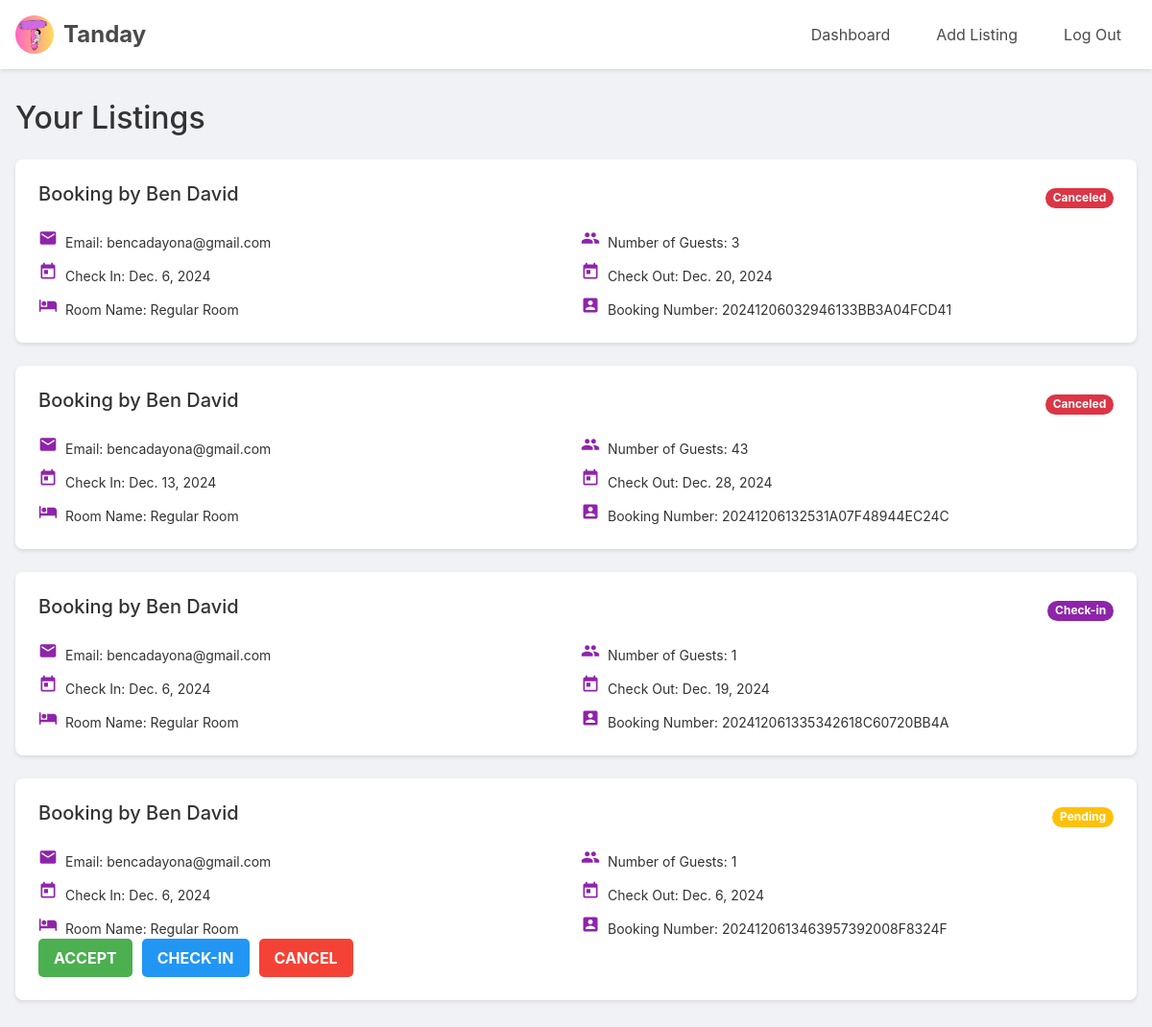
The page /viewBooks/1/ (signed in) on the database its author committed.
### api/models.py (models this page shows, shortened)
class Booking(models.Model):
    STATUS_CHOICES = [
        ("Pending", "Pending"),
        ("Canceled", "Canceled"),
        ("Accepted", "Accepted"),
        ("Check-in", "Check-in"),
        ("Check-out", "Check-out"),
    ]
    user = models.ForeignKey(User, on_delete=models.CASCADE, null=True, blank=True)
    name = models.CharField(max_length=100)
    email = models.EmailField()
    check_in = models.DateField(null=True, blank=True)
    check_out = models.DateField(null=True, blank=True)
    guests = models.IntegerField()
    room = models.ForeignKey(Rooms, on_delete=models.CASCADE)
    booking_number = models.CharField(max_length=12, editable=False, default=timezone.now().strftime('%Y%m%d%H%M%S') + uuid.uuid4().hex[:14].upper())
    status = models.CharField(max_length=10, choices=STATUS_CHOICES, default="Pending")
    isReviewed = models.BooleanField(default=False)

class Rooms(models.Model):
    name = models.CharField(max_length=100)
    number_of_beds = models.IntegerField()
    price = models.FloatField()
    listing = models.ForeignKey('Listing', on_delete=models.CASCADE)
    available_room = models.IntegerField(default=1)

### api/views.py (the view)
# urls.py: path('viewBooks/<int:listing_id>/', viewBooks, name='viewBooks'),
@login_required
def viewBooks(request,listing_id):
        bookings = Booking.objects.filter(room__listing__id=listing_id , room__listing__hotel_owner = request.user)
        context = {'bookings':bookings,
                }
        return render(request, 'viewHotelBooks.html',context )

### api/templates/viewHotelBooks.html (shortened to what this page needs)
{% extends 'hotel_base.html' %}
{% load static %}
{% load static %}
{% block content %}
    <main class="container">
        <h1>Your Listings</h1>
        <div class="listings">
            {% for booking in bookings %}
                {% if booking.status != 'Check-out' %}
                <div class="list-info">
                    <div class="booking-header">
                        <h2>Booking by {{booking.name}}</h2>
                        <span class="badge
                            {% if booking.status == 'Pending' %} bg-warning
                            {% elif booking.status == 'Canceled' %} bg-danger
                            {% elif booking.status == 'Accepted' %} bg-success
                            {% elif booking.status == 'Check-in' %} bg-purple
                            {% elif booking.status == 'Check-out' %} bg-black
                            {% else %} bg-black
                            {% endif %}
                            text-white rounded-pill">
                            {{ booking.status }}
                        </span>
                    </div>
                    <div class="info-grid">
                        <span class="info-item email">Email: {{booking.email}}</span>
                        <span class="info-item guests">Number of Guests: {{booking.guests}}</span>
                        <span class="info-item check-in">Check In: {{booking.check_in}}</span>
                        <span class="info-item check-out">Check Out: {{booking.check_out}}</span>
                        <span class="info-item room">Room Name: {{booking.room.name}}</span>
                        <span class="info-item booking-number">Booking Number: {{booking.booking_number}}</span>
                    </div>
                    <form method="POST" action="{% url 'accept' booking.id %}">
                        {% if booking.status != 'Canceled' and booking.status != 'Check-in' %}
                        <div class="button-container">
                            <button type="submit" name="accept_button" class="btn btn-accept">Accept</button>
                            <button type="submit" name="check_in_button" class="btn btn-check-in">Check-in</button>
                            <button type="submit" name="cancel_button" class="btn btn-cancel">Cancel</button>
                        </div>
                        {% endif %}
                    </form>
                </div>
                {% endif %}
            {% empty %}
                <p>No listings available.</p>
            {% endfor %}
        </div>
    </main>
    {% endblock %}

### api/templates/viewHotelBooks.html (style rules this page uses)
.container { max-width: 1200px; margin: 0 auto; padding: 0 1rem; }
main { padding: 2rem 0; }
h1 { font-size: 2rem; color: #333; margin-bottom: 1.5rem; }
.listings { display: flex; flex-direction: column; gap: 1.5rem; }
.list-info { background-color: #ffffff; border-radius: 8px; box-shadow: 0 2px 4px rgba(0,0,0,0.1); padding: 1.5rem; }
.booking-header { display: flex; justify-content: space-between; align-items: center; margin-bottom: 1rem; }
.booking-header h2 { font-size: 1.25rem; color: #333; }
.info-grid { display: grid; grid-template-columns: repeat(2, 1fr); gap: 10px; align-items: start; }
.info-item { font-size: 14px; line-height: 1.5; }
.info-item::before { content: ''; display: inline-block; width: 20px; height: 20px; margin-right: 0.5rem; background-size: contain; background-repeat: no-repeat; }
.button-container { display: flex; gap: 10px; }
.btn { padding: 0.5rem 1rem; border: none; border-radius: 5px; cursor: pointer; font-weight: bold; text-transform: uppercase; transition: background-color 0.3s ease, transform 0.2s ease; }
.btn-accept { background-color: #4CAF50; color: white; }
.btn-check-in { background-color: #2196F3; color: white; }
.btn-cancel { background-color: #f44336; color: white; }

### api/templates/hotel_base.html (style rules this page uses)
.bg-purple { background-color: #8e24aa !important; }
* { margin: 0; padding: 0; box-sizing: border-box; }
body { font-family: -apple-system, BlinkMacSystemFont, 'Segoe UI', Roboto, 'Helvetica Neue', Arial, sans-serif; line-height: 1.5; color: #333; background-color: #f0f2f5; }

### rows shown on the page
Booking: name "Ben David", status "Canceled", email "bencadayona@gmail.com", guests "3", check_in "Dec. 6, 2024", check_out "Dec. 20, 2024", room.name "Regular Room", booking_number "20241206032946133BB3A04FCD41"
Booking: name "Ben David", status "Canceled", email "bencadayona@gmail.com", guests "43", check_in "Dec. 13, 2024", check_out "Dec. 28, 2024", room.name "Regular Room", booking_number "20241206132531A07F48944EC24C"
Booking: name "Ben David", status "Check-in", email "bencadayona@gmail.com", guests "1", check_in "Dec. 6, 2024", check_out "Dec. 19, 2024", room.name "Regular Room", booking_number "202412061335342618C60720BB4A"
Booking: name "Ben David", status "Pending", email "bencadayona@gmail.com", guests "1", check_in "Dec. 6, 2024", check_out "Dec. 6, 2024", room.name "Regular Room", booking_number "2024120613463957392008F8324F", shows "ACCEPT"
